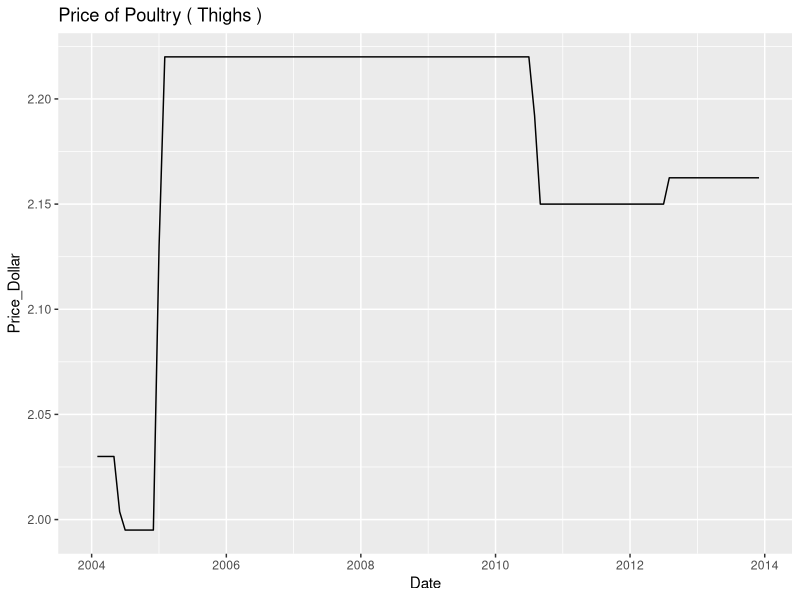
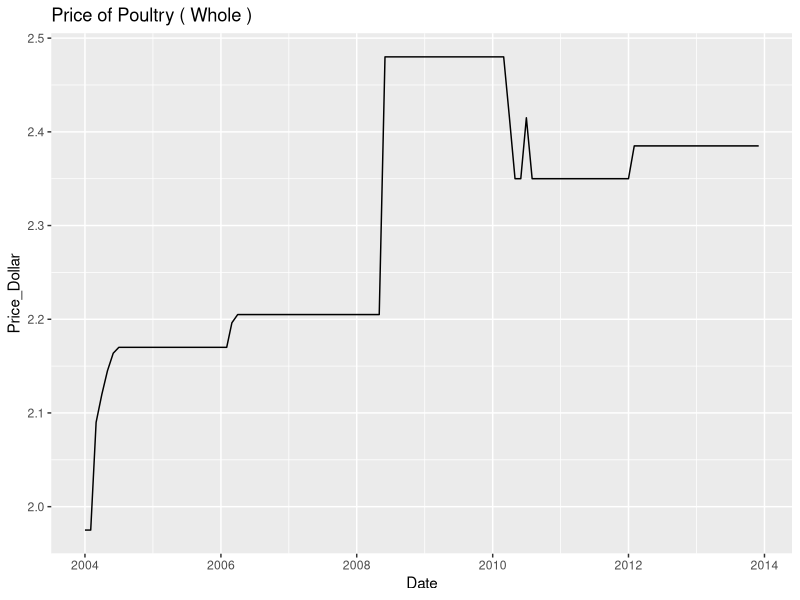

These figures' R source, in order:
## ---- chunk 1
#| label: setup
#| warning: false
#| message: false

library(tidyverse)
library(ggplot2)
library(lubridate)

knitr::opts_chunk$set(echo = TRUE, warning=FALSE, message=FALSE)
## ---- chunk 2
set.seed(42)
poul <- read_csv('_data/poultry_tidy.csv')
head(poul)
## ---- chunk 3
add_date <- function(data) {
    data <- mutate(data, Month_num = recode(Month, "January" = 1, "February" = 2, "March" = 3, "April" = 4, "May" = 5, "June" = 6, "July" = 7, "August" = 8, "September" = 9, "October" = 10, "November" = 11, "December" = 12))
    data <- mutate(data, Date=make_date(Year, Month_num))
    return(data)
}

add_date(poul)
## ---- chunk 4
plot_trend <- function(data, product) {
    data <- filter(data, Product == product)
    ggplot(data, aes(x = Date, y = Price_Dollar)) +
        geom_line() +
        ggtitle(paste('Price of Poultry (', product, ')'))
}

plot_trend(add_date(poul), 'Thighs')
## ---- chunk 5
plot_trend(add_date(poul), 'Whole')
